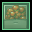

Rendered tile map (Tiled .tmx) drawn with the repository's tilesets; below, a short description and the map source with its tile grids summarised:
An orthogonal 1x1 tile map with 32x32 px tiles, 2 tile layers (dynamics, collision), 1 hidden layer not drawn, 6 tilesets.

<map version="1.0" orientation="orthogonal" width="1" height="1" tilewidth="32" tileheight="32">
 <tileset firstgid="1" name="furniture-modern" tilewidth="32" tileheight="32">
  <image source="../maps/graphics/tiles/furniture-modern.png" width="512" height="512" />
 </tileset>
 <tileset firstgid="257" name="furniture-placement" tilewidth="32" tileheight="32">
  <image source="../maps/graphics/tiles/furniture-placement.png" width="64" height="64" />
  <tile id="2">
   <properties>
    <property name="constraint" value="ground" />
   </properties>
  </tile>
  <tile id="3">
   <properties>
    <property name="constraint" value="wall" />
   </properties>
  </tile>
 </tileset>
 <tileset firstgid="261" name="collision" tilewidth="32" tileheight="32">
  <image source="../maps/graphics/tiles/collision.png" width="64" height="64" />
  <tile id="0">
   <properties>
    <property name="collision" value="short" />
   </properties>
  </tile>
  <tile id="2">
   <properties>
    <property name="transient" value="" />
   </properties>
  </tile>
 </tileset>
 <tileset firstgid="265" name="furniture-lab" tilewidth="32" tileheight="32">
  <image source="../maps/graphics/tiles/furniture-lab.png" width="512" height="512" />
 </tileset>
 <tileset firstgid="521" name="future-obj3" tilewidth="32" tileheight="32">
  <image source="../image-atlases/future-obj3.png" width="512" height="512" />
 </tileset>
 <tileset firstgid="777" name="future-obj4" tilewidth="32" tileheight="32">
  <image source="../image-atlases/future-obj4.png" width="512" height="512" />
 </tileset>
 <layer name="dynamics" width="1" height="1">
  <properties>
   <property name="category" value="low" />
  </properties>
  <data>[1 cells, 1 non-empty, 1 distinct tile ids]</data>
 </layer>
 <layer name="constraints" width="1" height="1" visible="0">
  <data>[1 cells, 1 non-empty, 1 distinct tile ids]</data>
 </layer>
 <layer name="collision" width="1" height="1">
  <data>[1 cells, 1 non-empty, 1 distinct tile ids]</data>
 </layer>
</map>
